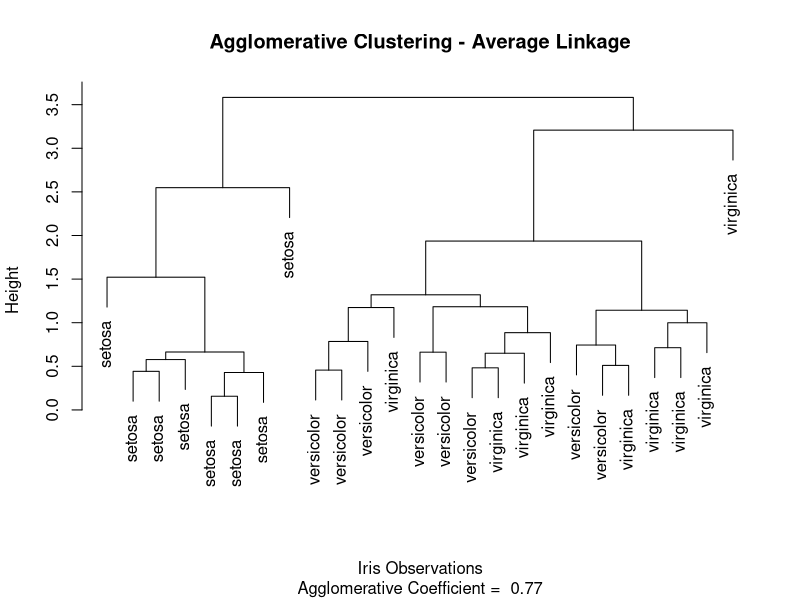
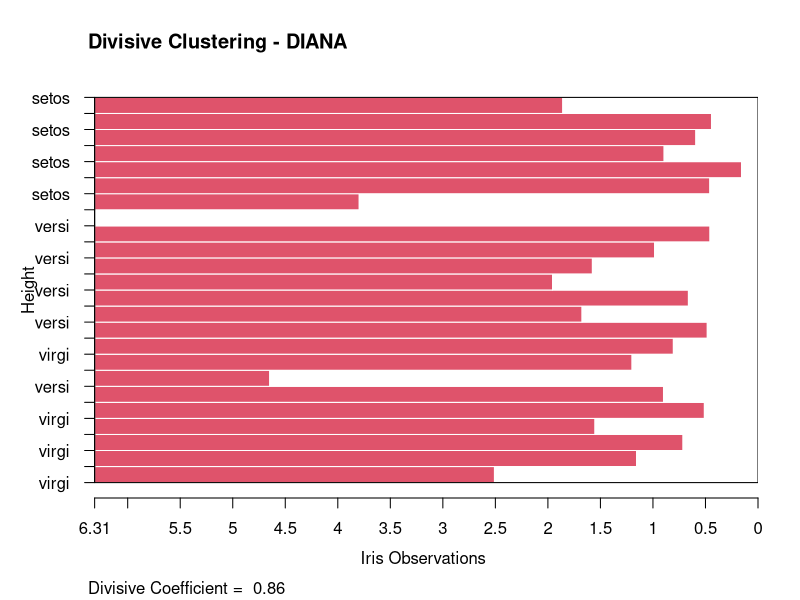
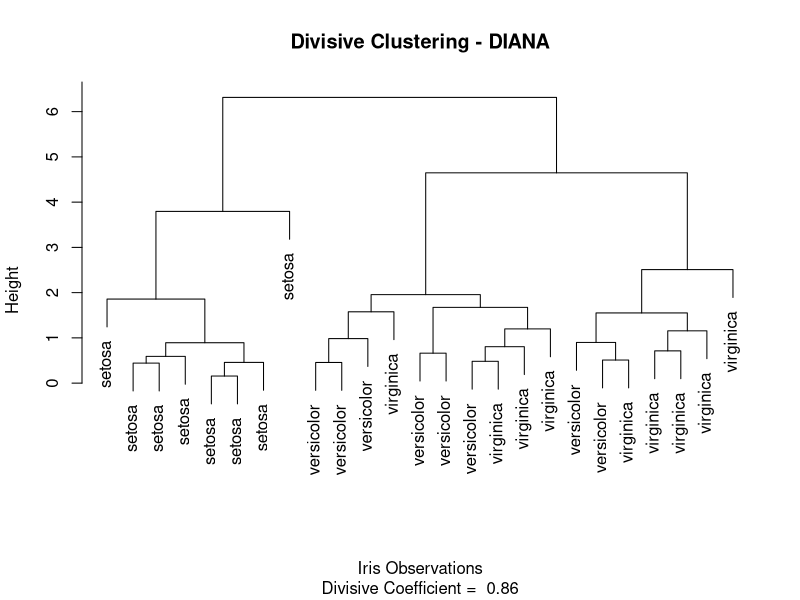
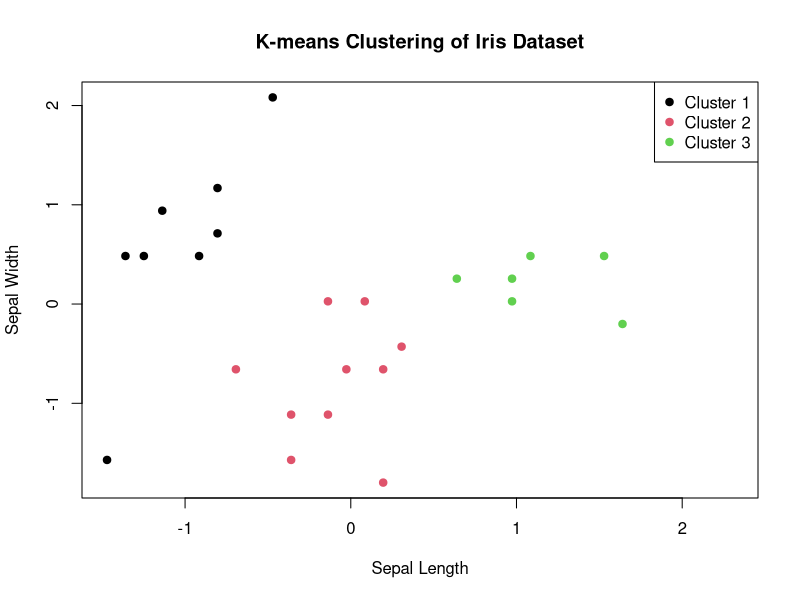
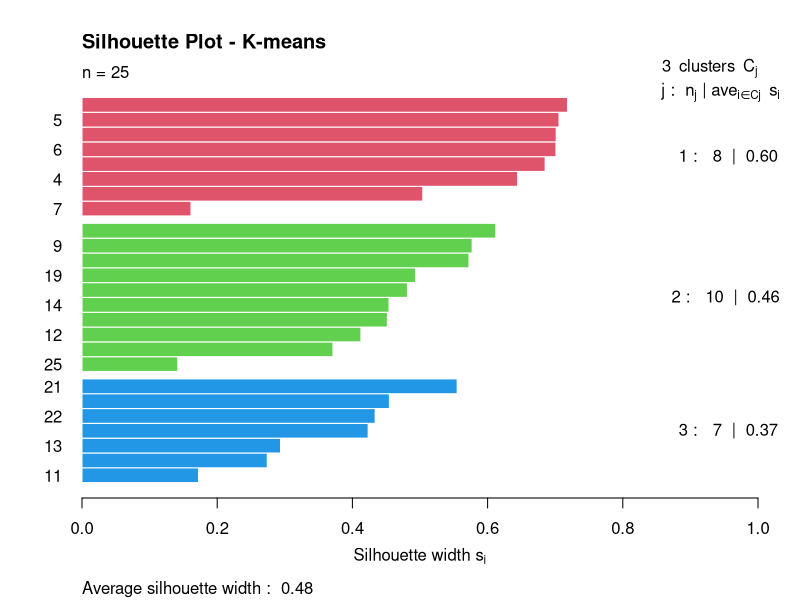
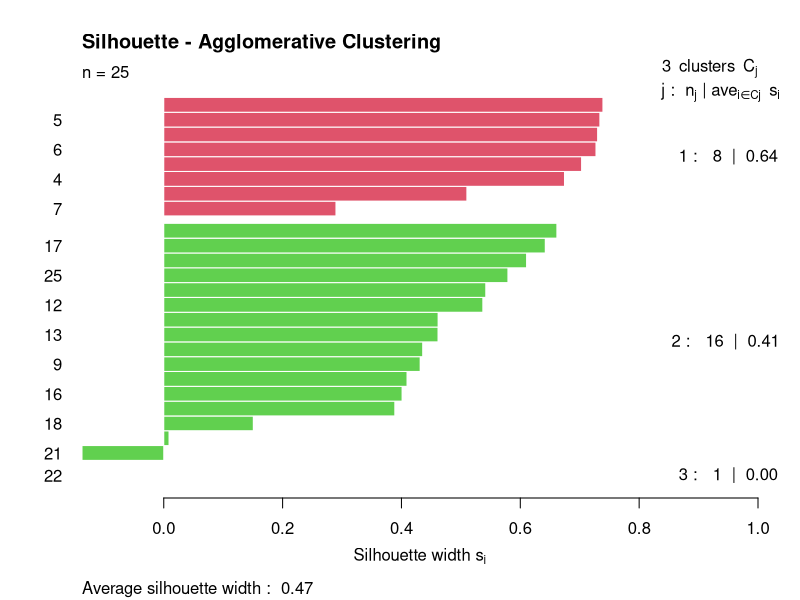
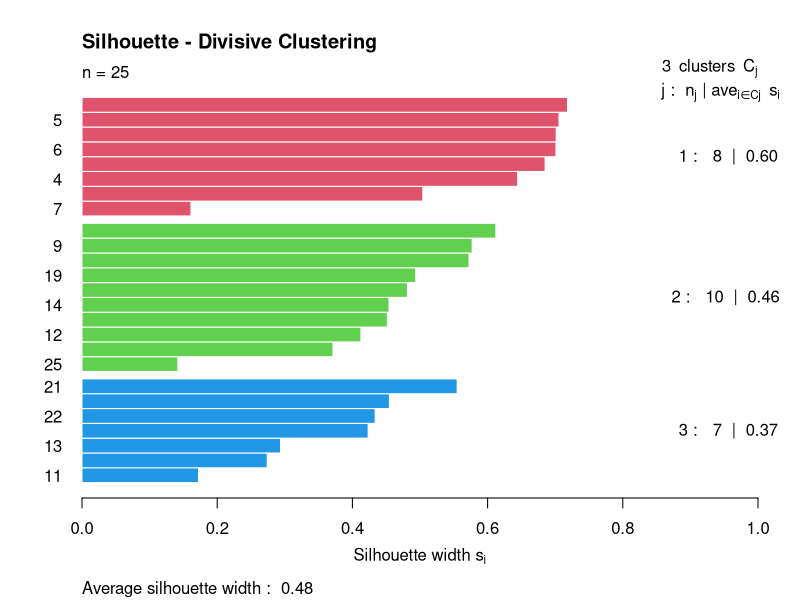
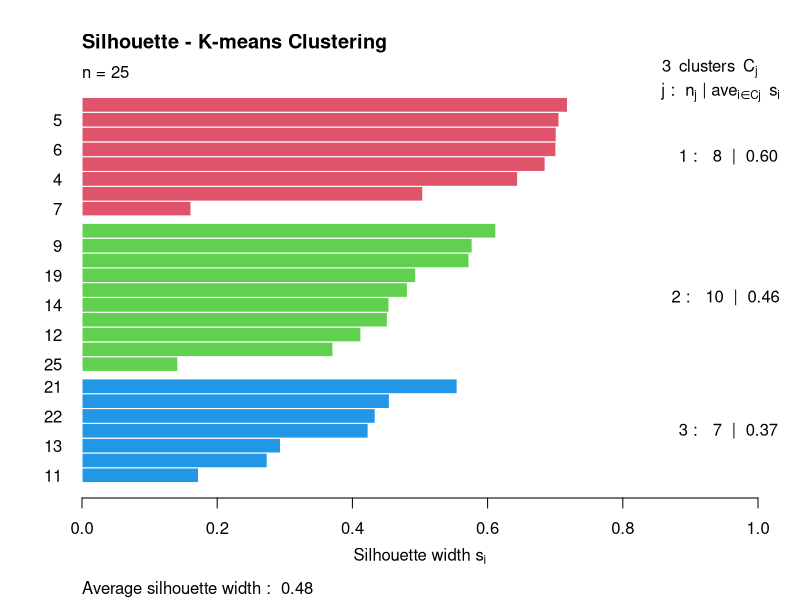

Write the R code that produced these figures, in order.
## ---- chunk 1
knitr::opts_chunk$set(echo = TRUE)
## ---- chunk 2
# Load the iris dataset
data(iris)

# Display first few observations
head(iris)

# Display dataset dimensions
dim(iris)

# Display structure
str(iris)
## ---- chunk 3
# Select numerical attributes and observations
data <- as.matrix(iris[, -5])[6 * (1:25), ]

# Assign species names as row names
rownames(data) <- as.character(iris$Species[6 * (1:25)])

# Display prepared data
head(data)

# Check dimensions
dim(data)
## ---- chunk 4
# Standardize the data
data.scaled <- scale(data)

# Display standardized data
head(data.scaled)
## ---- chunk 5
# Install and load cluster package
# install.packages("cluster")
library(cluster)

# Perform agglomerative clustering using average linkage
agnes.fit <- agnes(data.scaled,
                   metric = "euclidean",
                   method = "average")

# Display clustering results
print(agnes.fit)
## ---- chunk 6
# Plot agglomerative clustering dendrogram
plot(agnes.fit,
     which.plots = 2,
     main = "Agglomerative Clustering - Average Linkage",
     xlab = "Iris Observations",
     ylab = "Height")

# Divide into three clusters
agnes.groups <- cutree(as.hclust(agnes.fit), k = 3)

# Display cluster membership
print(agnes.groups)

# Display cluster sizes
table(agnes.groups)
## ---- chunk 7
# Perform divisive hierarchical clustering
diana.fit <- diana(data.scaled,
                   metric = "euclidean")

# Display clustering results
print(diana.fit)
## ---- chunk 8
# Plot divisive clustering dendrogram
plot(diana.fit,
     main = "Divisive Clustering - DIANA",
     xlab = "Iris Observations",
     ylab = "Height")

# Divide into three clusters
diana.groups <- cutree(as.hclust(diana.fit), k = 3)

# Display cluster membership
print(diana.groups)

# Display cluster sizes
table(diana.groups)
## ---- chunk 9
# Set seed for reproducibility
set.seed(123)

# Perform K-means clustering
km.fit <- kmeans(data.scaled,
                 centers = 3,
                 nstart = 25)

# Display clustering results
print(km.fit)

# Display cluster membership
print(km.fit$cluster)

# Display cluster sizes
km.fit$size

# Display cluster centers
km.fit$centers
## ---- chunk 10
# Plot clusters using first two attributes
plot(data.scaled[, 1], data.scaled[, 2],
     col = km.fit$cluster,
     pch = 19,
     main = "K-means Clustering of Iris Dataset",
     xlab = "Sepal Length",
     ylab = "Sepal Width")

# Add legend
legend("topright",
       legend = paste("Cluster", 1:3),
       col = 1:3,
       pch = 19)
## ---- chunk 11
# Calculate Euclidean distance
d <- dist(data.scaled)

# Calculate silhouette for K-means
km.sil <- silhouette(km.fit$cluster, d)

# Plot silhouette
plot(km.sil,
     main = "Silhouette Plot - K-means",
     col = 2:4)

# Calculate average silhouette width
mean(km.sil[, 3])
## ---- chunk 12
# Perform PAM clustering
pam.fit <- pam(data.scaled, k = 3)

# Display clustering results
print(pam.fit)

# Display cluster membership
print(pam.fit$clustering)

# Display cluster sizes
table(pam.fit$clustering)
## ---- chunk 13
# Perform FANNY fuzzy clustering
fanny.fit <- fanny(data.scaled, k = 3)

# Display clustering results
print(fanny.fit)

# Display cluster membership
print(fanny.fit$clustering)

# Display membership coefficients
print(fanny.fit$membership)

# Display cluster sizes
table(fanny.fit$clustering)
## ---- chunk 14
# Calculate silhouette for agglomerative clustering
agnes.sil <- silhouette(agnes.groups, d)

# Calculate silhouette for divisive clustering
diana.sil <- silhouette(diana.groups, d)

# Calculate silhouette for K-means
km.sil <- silhouette(km.fit$cluster, d)

# Calculate silhouette for PAM
pam.sil <- silhouette(pam.fit$clustering, d)

# Calculate silhouette for FANNY
fanny.sil <- silhouette(fanny.fit$clustering, d)
## ---- chunk 15
plot(agnes.sil,
     main = "Silhouette - Agglomerative Clustering",
     col = 2:4)
## ---- chunk 16
plot(diana.sil,
     main = "Silhouette - Divisive Clustering",
     col = 2:4)
## ---- chunk 17
plot(km.sil,
     main = "Silhouette - K-means Clustering",
     col = 2:4)
## ---- chunk 18
plot(pam.sil,
     main = "Silhouette - PAM Clustering",
     col = 2:4)
## ---- chunk 19
plot(fanny.sil,
     main = "Silhouette - FANNY Clustering",
     col = 2:4)
## ---- chunk 20
# Calculate average silhouette widths
sil.values <- c(
  mean(agnes.sil[, 3]),
  mean(diana.sil[, 3]),
  mean(km.sil[, 3]),
  mean(pam.sil[, 3]),
  mean(fanny.sil[, 3])
)

# Assign method names
names(sil.values) <- c(
  "AGNES",
  "DIANA",
  "K-means",
  "PAM",
  "FANNY"
)

# Display average silhouette widths
print(sil.values)

# Compare clustering methods graphically
barplot(sil.values,
        main = "Comparison of Clustering Methods",
        xlab = "Clustering Methods",
        ylab = "Average Silhouette Width",
        col = "skyblue",
        ylim = c(0, 1))
